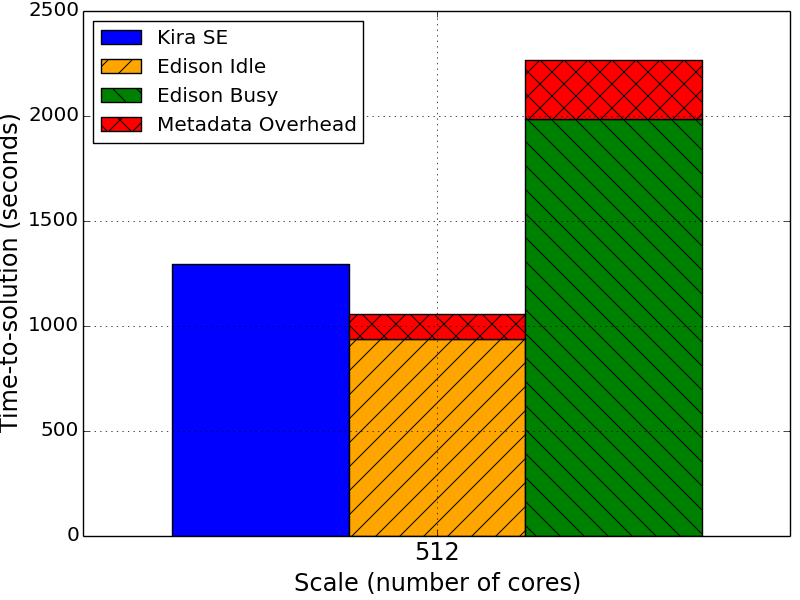

Python code for this plot:
#!/usr/bin/env python
# a bar plot with errorbars
import numpy as np
import matplotlib.pyplot as plt

N = 1
Kira = (1295)
Idle = (938)
Idle_meta = (118)
Busy = (1983)
Busy_meta = (284)

ind = 0.35+np.arange(N)  # the x locations for the groups
width = 0.1       # the width of the bars

ax = plt.subplot()
#ax.set_ylim([0, 2500])
rects1 = ax.bar(ind, Kira, width, color='b')
rects2 = ax.bar(ind+width, Idle, width, color='orange', hatch="/")
rects3 = ax.bar(ind+width, Idle_meta, width, color='red', bottom=Idle, hatch="x")

rects4 = ax.bar(ind+width*2, Busy, width, color='green', hatch="\\")
rects5 = ax.bar(ind+width*2, Busy_meta, width, color='red', bottom=Busy, hatch="x")

ax.grid(True)

# add some text for labels, title and axes ticks
ax.set_xlabel('Scale (number of cores)', size='x-large')
ax.set_ylabel('Time-to-solution (seconds)', size='x-large')
ax.set_xticks(ind+width*1.5)
ax.set_xticklabels( ('512', ''), size='x-large') 
plt.yticks(size='large')
ax.legend((rects1[0], rects2[0], rects4[0], rects3[0]), ('Kira SE', 'Edison Idle', 'Edison Busy', 'Metadata Overhead'),loc='best')

plt.show()
